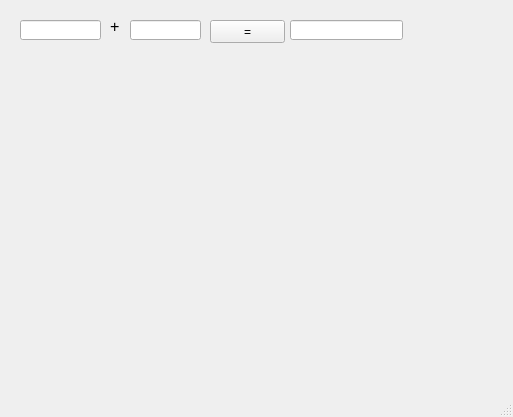
<?xml version="1.0" encoding="UTF-8"?>
<ui version="4.0">
 <class>PushButton</class>
 <widget class="QMainWindow" name="PushButton">
  <property name="geometry">
   <rect>
    <x>0</x>
    <y>0</y>
    <width>513</width>
    <height>417</height>
   </rect>
  </property>
  <property name="windowTitle">
   <string>MainWindow</string>
  </property>
  <widget class="QWidget" name="centralwidget">
   <widget class="QLineEdit" name="le1">
    <property name="geometry">
     <rect>
      <x>20</x>
      <y>20</y>
      <width>81</width>
      <height>20</height>
     </rect>
    </property>
    <property name="contextMenuPolicy">
     <enum>Qt::NoContextMenu</enum>
    </property>
   </widget>
   <widget class="QLineEdit" name="le3">
    <property name="geometry">
     <rect>
      <x>290</x>
      <y>20</y>
      <width>113</width>
      <height>20</height>
     </rect>
    </property>
   </widget>
   <widget class="QPushButton" name="pb">
    <property name="geometry">
     <rect>
      <x>210</x>
      <y>20</y>
      <width>75</width>
      <height>23</height>
     </rect>
    </property>
    <property name="text">
     <string>=</string>
    </property>
   </widget>
   <widget class="QLineEdit" name="le2">
    <property name="geometry">
     <rect>
      <x>130</x>
      <y>20</y>
      <width>71</width>
      <height>20</height>
     </rect>
    </property>
   </widget>
   <widget class="QLabel" name="lbl_2">
    <property name="geometry">
     <rect>
      <x>110</x>
      <y>20</y>
      <width>56</width>
      <height>12</height>
     </rect>
    </property>
    <property name="font">
     <font>
      <family>Arial</family>
      <pointsize>12</pointsize>
     </font>
    </property>
    <property name="text">
     <string>+</string>
    </property>
   </widget>
  </widget>
  <widget class="QMenuBar" name="menubar">
   <property name="geometry">
    <rect>
     <x>0</x>
     <y>0</y>
     <width>513</width>
     <height>21</height>
    </rect>
   </property>
  </widget>
  <widget class="QStatusBar" name="statusbar"/>
 </widget>
 <resources/>
 <connections/>
 <slots>
  <slot>click()</slot>
 </slots>
</ui>
